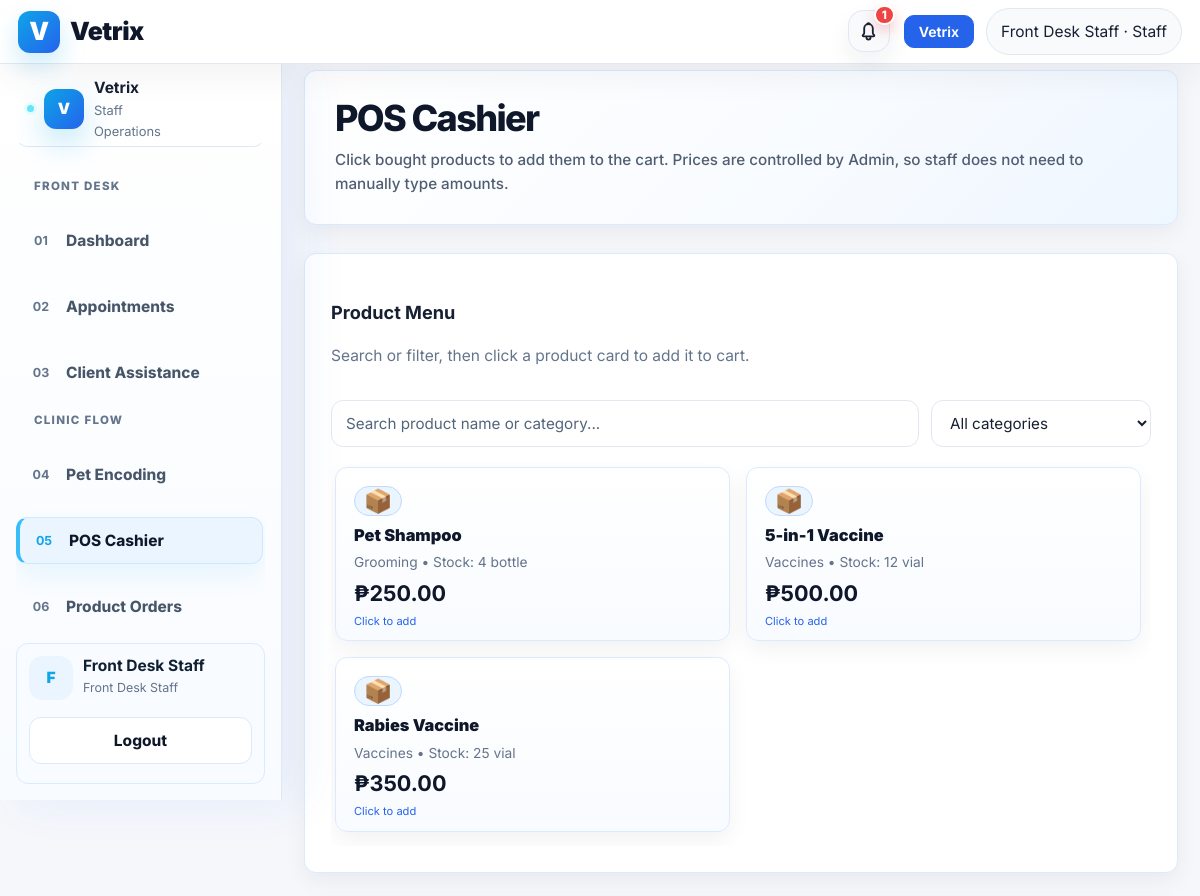
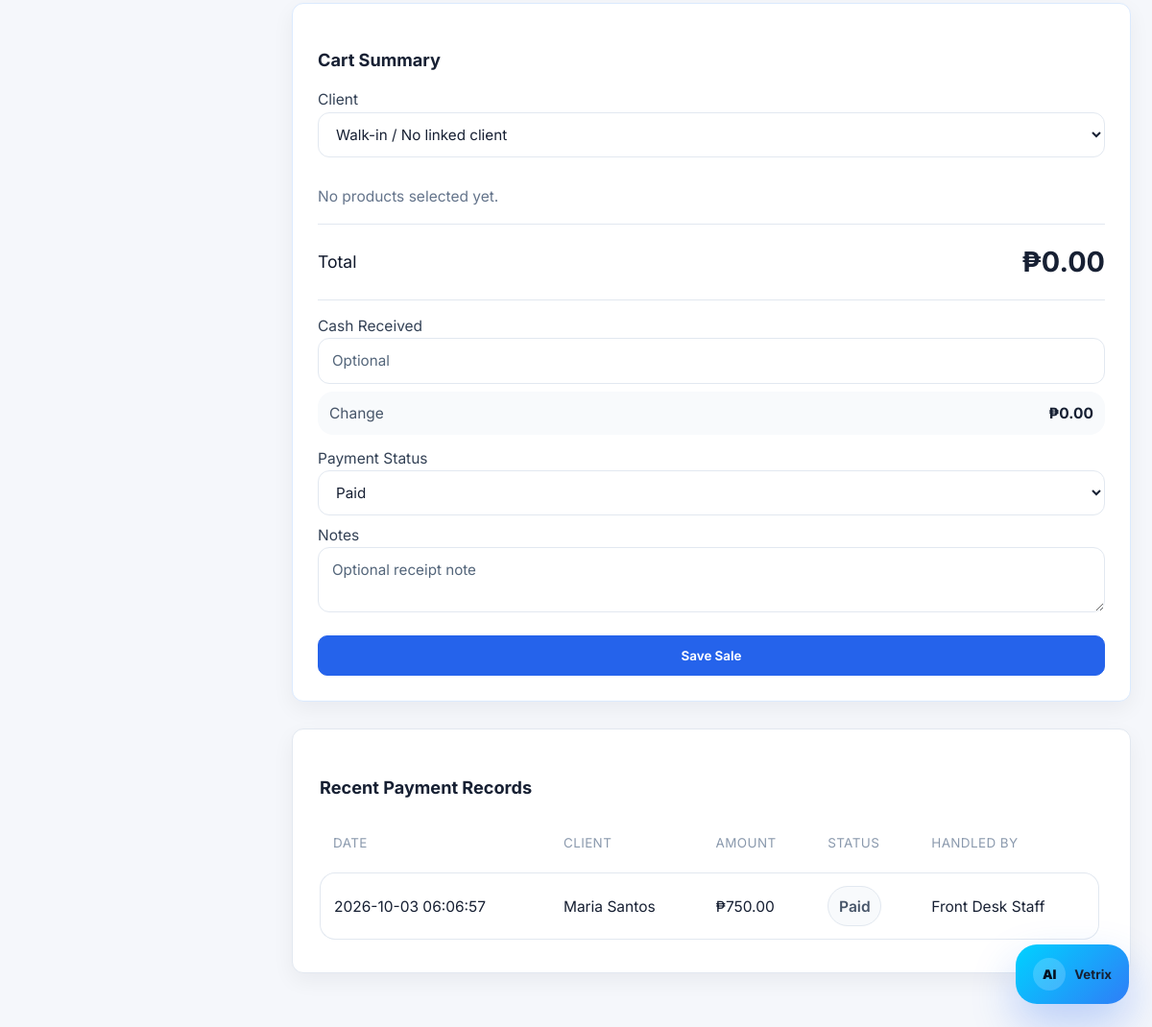
The app's page /staff/pos.php (signed in) with its own data (2 pictures, top to bottom).
### tables this page shows
CREATE TABLE inventory_items (
    id INT AUTO_INCREMENT PRIMARY KEY,
    sku VARCHAR(60) NULL,
    item_name VARCHAR(120) NOT NULL,
    category VARCHAR(80),
    sale_price DECIMAL(10,2) NOT NULL DEFAULT 0,
    stock_qty INT DEFAULT 0,
    unit VARCHAR(40),
    reorder_level INT DEFAULT 5,
    status ENUM('available','low_stock','out_of_stock','inactive') DEFAULT 'available',
    created_at TIMESTAMP DEFAULT CURRENT_TIMESTAMP,
    updated_at TIMESTAMP NULL DEFAULT NULL ON UPDATE CURRENT_TIMESTAMP
);

CREATE TABLE pos_transactions (
    id INT AUTO_INCREMENT PRIMARY KEY,
    client_id INT NULL,
    handled_by INT NULL,
    transaction_date DATETIME DEFAULT CURRENT_TIMESTAMP,
    total_amount DECIMAL(10,2) DEFAULT 0,
    payment_status ENUM('pending','paid','cancelled') DEFAULT 'paid',
    notes TEXT,
    FOREIGN KEY (client_id) REFERENCES users(id) ON DELETE SET NULL,
    FOREIGN KEY (handled_by) REFERENCES users(id) ON DELETE SET NULL
);

CREATE TABLE users (
    id INT AUTO_INCREMENT PRIMARY KEY,
    full_name VARCHAR(120) NOT NULL,
    email VARCHAR(120) UNIQUE NOT NULL,
    phone VARCHAR(30),
    emergency_contact VARCHAR(120),
    address VARCHAR(255),
    password VARCHAR(255) NOT NULL,
    role ENUM('admin','veterinarian','staff','client') NOT NULL DEFAULT 'client',
    account_source ENUM('self_registered','admin_created','system_seed') DEFAULT 'self_registered',
    created_by INT NULL,
    status ENUM('pending','approved','active','inactive','rejected') NOT NULL DEFAULT 'pending',
    approved_by INT NULL,
    approved_at DATETIME NULL,
    rejected_at DATETIME NULL,
    otp_verified_at DATETIME NULL,
    created_at TIMESTAMP DEFAULT CURRENT_TIMESTAMP
);

### staff/pos.php (the view, shortened to what this page needs)
<?php
require_once "../includes/functions.php";
require_once '../includes/product_orders.php';
include "../includes/header.php";
include "../includes/navbar.php";
$rows=$conn->query("SELECT t.*,c.full_name client_name,h.full_name handled_by_name FROM pos_transactions t LEFT JOIN users c ON t.client_id=c.id LEFT JOIN users h ON t.handled_by=h.id ORDER BY t.transaction_date DESC LIMIT 20");
$products=$conn->query("SELECT * FROM inventory_items WHERE status!='inactive' ORDER BY category,item_name");
?>
<div class="layout"><?php include "../includes/staff_sidebar.php"; ?>
<main class="content">
<section class="hero staff-light-hero admin-hero-banner mb-4"><h1>POS Cashier</h1><p>Click bought products to add them to the cart. Prices are controlled by Admin, so staff does not need to manually type amounts.</p></section>
<form method="POST" id="posSaleForm"><?= csrf_field() ?>
<div class="pos-cashier-layout">
    <section class="soft-card pos-products-panel">
        <div class="section-head mb-3">
            <div><h3>Product Menu</h3><p class="text-muted mb-0">Search or filter, then click a product card to add it to cart.</p></div>
        </div>
        <div class="pos-toolbar mb-3">
            <input class="form-control" id="posProductSearch" type="search" placeholder="Search product name or category...">
            <select class="form-select" id="posCategoryFilter">
                <option value="all">All categories</option>
            </select>
        </div>
        <div class="pos-product-grid" id="posProductGrid">
            <?php while($p=$products->fetch_assoc()): $disabled=(int)$p['stock_qty']<=0; ?>
                <button type="button" class="pos-product-card <?=$disabled?'is-disabled':''?>" data-id="<?=$p['id']?>" data-name="<?=e($p['item_name'])?>" data-category="<?=e(strtolower($p['category'] ?: 'uncategorized'))?>" data-price="<?=e($p['sale_price'])?>" data-stock="<?=e($p['stock_qty'])?>" <?=$disabled?'disabled':''?>>
                    <span class="pos-product-icon">📦</span>
                    <span class="pos-product-name"><?=e($p['item_name'])?></span>
                    <span class="pos-product-meta"><?=e($p['category'] ?: 'Uncategorized')?> • Stock: <?=e($p['stock_qty'].' '.($p['unit'] ?: 'pcs'))?></span>
                    <strong>₱<?=number_format((float)$p['sale_price'],2)?></strong>
                    <small><?=$disabled?'Out of stock':'Click to add'?></small>
                </button>
            <?php endwhile;?>
        </div>
    </section>
    <aside class="soft-card pos-cart-panel">
        <h3>Cart Summary</h3>
        <label>Client</label>
        <select class="form-select mb-3" name="client_id"><option value="">Walk-in / No linked client</option></select>
        <div id="posCartItems" class="pos-cart-items"><div class="text-muted py-3">No products selected yet.</div></div>
        <div class="pos-cart-total"><span>Total</span><strong id="posTotal">₱0.00</strong></div>
        <label>Cash Received</label>
        <input class="form-control mb-2" id="cashReceived" name="cash_received" type="number" min="0" step="0.01" placeholder="Optional">
        <div class="pos-change-row"><span>Change</span><b id="posChange">₱0.00</b></div>
        <label>Payment Status</label>
        <select class="form-select mb-2" name="payment_status"><option value="paid">Paid</option><option value="pending">Pending</option><option value="cancelled">Cancelled</option></select>
        <label>Notes</label>
        <textarea class="form-control mb-3" name="notes" placeholder="Optional receipt note"></textarea>
        <button class="btn btn-primary w-100 rounded-pill" id="saveSaleBtn" disabled>Save Sale</button>
    </aside>
</div>
</form>
<div class="table-card pos-records-card mt-4"><h3>Recent Payment Records</h3><div class="table-responsive"><table class="table align-middle"><thead><tr><th>Date</th><th>Client</th><th>Amount</th><th>Status</th><th>Handled By</th></tr></thead><tbody><?php while($r=$rows->fetch_assoc()): ?><tr><td><?=e($r['transaction_date'])?></td><td><?=e($r['client_name'] ?: 'Walk-in')?></td><td>₱<?=number_format((float)$r['total_amount'],2)?></td><td><?=badge($r['payment_status'])?></td><td><?=e($r['handled_by_name'])?></td></tr><?php endwhile;?></tbody></table></div></div>
</main></div>
<?php include "../includes/footer.php"; ?>

### includes/functions.php (shortened to what this page needs)
<?php
function e($value) {
    return htmlspecialchars($value ?? '', ENT_QUOTES, 'UTF-8');
}
function badge($status) {
    $status = strtolower($status ?? '');
    $map = [
        'pending' => 'warning', 'approved' => 'success', 'completed' => 'primary',
        'cancelled' => 'danger', 'active' => 'success', 'inactive' => 'secondary',
        'read' => 'secondary', 'unread' => 'info', 'rejected' => 'danger',
        'in_person_confirmation' => 'info'
    ];
    $class = $map[$status] ?? 'secondary';
    return "<span class='badge text-bg-$class'>" . e(ucfirst($status)) . "</span>";
}
?>

### records on screen
inventory_items: item_name "Pet Shampoo", category "Grooming", stock_qty+unit "4 bottle", sale_price "250.00", shows "Click to add"
inventory_items: item_name "5-in-1 Vaccine", category "Vaccines", stock_qty+unit "12 vial", sale_price "500.00", shows "Click to add"
inventory_items: item_name "Rabies Vaccine", category "Vaccines", stock_qty+unit "25 vial", sale_price "350.00", shows "Click to add"
pos_transactions: transaction_date "2026-10-03 06:06:57", client.full_name "Maria Santos", total_amount "750.00", payment_status "Paid", handled_by.full_name "Front Desk Staff"

### other values on screen
$notifLabel "1"
$_SESSION['full_name'] "Front Desk Staff"
$navRole "Staff"
$section "FRONT DESK"
$link[0] "01"
$link[1] "Dashboard"
$link[0] "02"
$link[1] "Appointments"
$link[0] "03"
$link[1] "Client Assistance"
$section "CLINIC FLOW"
$link[0] "04"
$link[1] "Pet Encoding"
$link[0] "05"
$link[1] "POS Cashier"
